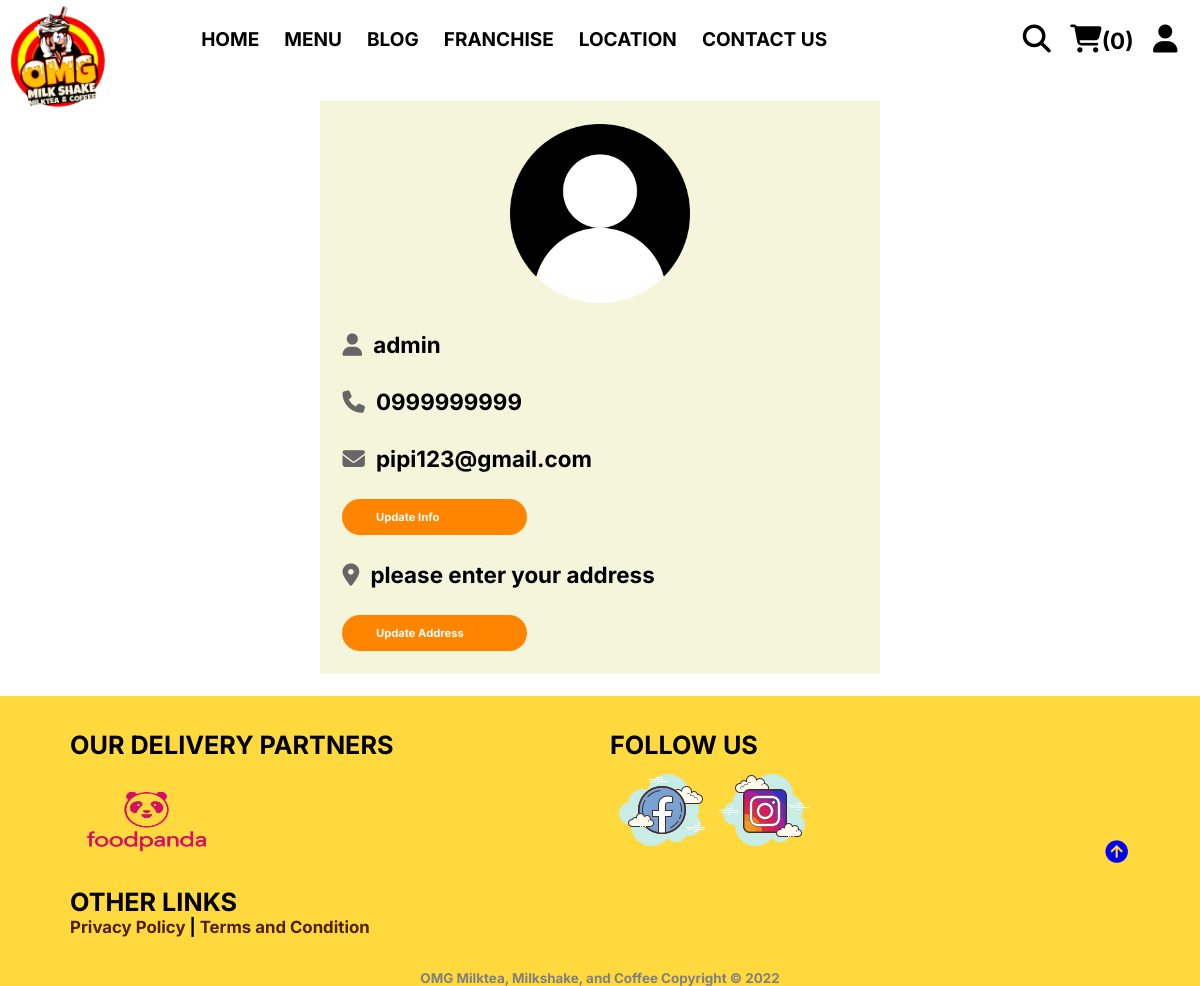
The app's page /profile.php (signed in) with its own data.
### tables this page shows
CREATE TABLE `users` (
  `id` int(100) NOT NULL,
  `name` varchar(20) NOT NULL,
  `email` varchar(50) NOT NULL,
  `number` varchar(10) NOT NULL,
  `password` varchar(50) NOT NULL,
  `address` varchar(500) NOT NULL,
  `date` date DEFAULT NULL,
  `otp_code` int(4) NOT NULL,
  `regAtime` int(15) NOT NULL,
  `isActivated` int(1) NOT NULL
);

### profile.php (the view, shortened to what this page needs)
<?php
include 'components/connect.php';
?>
<!DOCTYPE html>
<html lang="en">
<head>
   <link rel="stylesheet" href="https://cdnjs.cloudflare.com/ajax/libs/font-awesome/6.1.1/css/all.min.css">
   <link rel="stylesheet" href="css/style2.css">
</head>
<body>
<?php include 'components/user_header.php'; ?>
<section class="user-details">
   <div class="user">
      <img src="images/user-icon3.png" alt="">
      <p><i class="fas fa-user"></i><span><span><?= $fetch_profile['name']; ?></span></span></p>
      <p><i class="fas fa-phone"></i><span><?= $fetch_profile['number']; ?></span></p>
      <p><i class="fas fa-envelope"></i><span><?= $fetch_profile['email']; ?></span></p>
      <a href="update_profile.php" class="btn">update info</a>
      <p class="address"><i class="fas fa-map-marker-alt"></i><span><?php if($fetch_profile['address'] == ''){echo 'please enter your address';}else{echo $fetch_profile['address'];} ?></span></p>
      <a href="update_address.php" class="btn">update address</a>
   </div>
</section>
<?php include 'components/footer.php'; ?>
</body>
</html>

### css/style2.css (style rules this page uses)
:root { --green:#27ae60; --black:#000000; --light-color:#666; --box-shadow:0 .5rem 1.5rem rgba(0,0,0, .1); --red:rgb(155 8 8); --white:#ffff; }
p { font-family: 'Lucida Sans', 'Lucida Sans Regular', 'Lucida Grande', 'Lucida Sans Unicode', Geneva, Verdana, sans-serif; color: black; }
* { font-family: 'Inter', sans-serif; font-weight: 700; margin: 0; padding: 0; box-sizing: border-box; text-decoration: none; outline: none; border: none; transition: all .2s linear; }
html { font-size: 70%; overflow-x: hidden; scroll-padding-top: 5.5rem; scroll-behavior: smooth; }
section { margin:0 auto; max-width: 1200px; padding:2rem; }
.btn, .delete-btn { margin-top: 1rem; display: inline-block; font-size: 1rem; padding:1rem 3rem; cursor: pointer; text-transform: capitalize; }
.btn { background-color: #FF8400; color:white; border-radius: 30px; width: 185px; }
.user-details .user { max-width: 50rem; margin:0 auto; border:var(--border); padding:2rem; background-color: beige; }
.user-details .user img { width: 100%; height: 16rem; object-fit: contain; margin-bottom: 1rem; }
.user-details .user p { padding:1rem 0; line-height: 1.5; font-size: 2rem; }
.user-details .user p span { color:var(--black); }
.user-details .user p i { margin-right: 1rem; color:var(--light-color); }
.user-details .user .address { margin-top: 1rem; }

### records on screen
users: name "admin", number "0999999999", email "pipi123@gmail.com"

### other values on screen
$total_cart_items "0"
